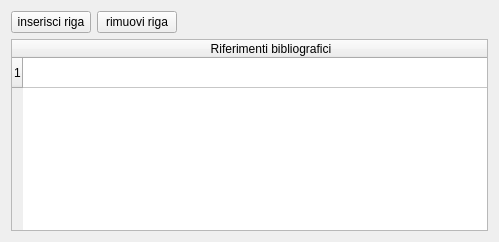
       <widget class="QWidget" name="tab_5">
        <attribute name="title">
         <string>Bibliografia</string>
        </attribute>
        <layout class="QGridLayout" name="gridLayout_9">
         <item row="0" column="0">
          <layout class="QHBoxLayout" name="horizontalLayout_5">
           <item>
            <widget class="QPushButton" name="pushButton_insert_row_bibliografia">
             <property name="font">
              <font>
               <pointsize>9</pointsize>
              </font>
             </property>
             <property name="text">
              <string>inserisci riga</string>
             </property>
            </widget>
           </item>
           <item>
            <widget class="QPushButton" name="pushButton_remove_row_bibliografia">
             <property name="font">
              <font>
               <pointsize>9</pointsize>
              </font>
             </property>
             <property name="text">
              <string>rimuovi riga</string>
             </property>
            </widget>
           </item>
          </layout>
         </item>
         <item row="0" column="1">
          <spacer name="horizontalSpacer_6">
           <property name="orientation">
            <enum>Qt::Horizontal</enum>
           </property>
           <property name="sizeHint" stdset="0">
            <size>
             <width>305</width>
             <height>20</height>
            </size>
           </property>
          </spacer>
         </item>
         <item row="1" column="0" colspan="2">
          <widget class="QTableWidget" name="tableWidget_bibliografia">
           <property name="frameShape">
            <enum>QFrame::StyledPanel</enum>
           </property>
           <property name="frameShadow">
            <enum>QFrame::Raised</enum>
           </property>
           <property name="verticalScrollBarPolicy">
            <enum>Qt::ScrollBarAsNeeded</enum>
           </property>
           <property name="horizontalScrollBarPolicy">
            <enum>Qt::ScrollBarAsNeeded</enum>
           </property>
           <property name="editTriggers">
            <set>QAbstractItemView::AnyKeyPressed|QAbstractItemView::DoubleClicked|QAbstractItemView::EditKeyPressed</set>
           </property>
           <property name="selectionMode">
            <enum>QAbstractItemView::SingleSelection</enum>
           </property>
           <property name="selectionBehavior">
            <enum>QAbstractItemView::SelectRows</enum>
           </property>
           <property name="rowCount">
            <number>1</number>
           </property>
           <property name="columnCount">
            <number>1</number>
           </property>
           <attribute name="horizontalHeaderDefaultSectionSize">
            <number>496</number>
           </attribute>
           <row/>
           <column>
            <property name="text">
             <string>Riferimenti bibliografici</string>
            </property>
           </column>
          </widget>
         </item>
        </layout>
       </widget>
